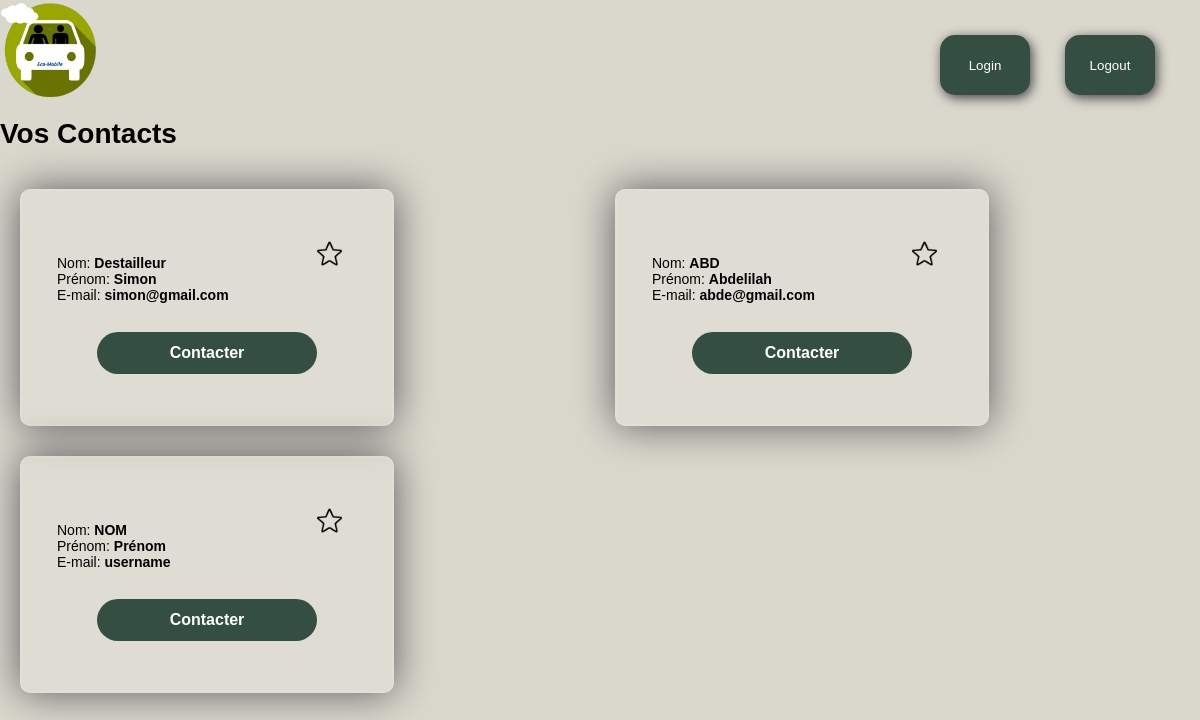
The app's page /contacts (signed in) with its own data.
### tables this page shows
CREATE TABLE identifiants (
	id INTEGER PRIMARY KEY AUTOINCREMENT,
	nom VARCHAR(100),
	prenom VARCHAR(100),
	numero VARCHAR(10),
	lat REAL,
	long REAL,
	username VARCHAR(255), -- Longueur maximale standard pour une adresse e-mail
	password VARCHAR(255), -- Longueur maximale pour le mot de passe
	creation_date TIMESTAMP DEFAULT CURRENT_TIMESTAMP,
	last_login TIMESTAMP,
	status BOOLEAN DEFAULT 0, -- TRUE pour activé, FALSE pour désactivé
	is_admin BOOLEAN DEFAULT 0 -- TRUE pour administrateur, FALSE pour utilisateur standard
);

### main.py (the view)
@app.route('/contacts')
def contacts():
	db, cursor = connect_db()
	cursor.execute(f"SELECT nom, prenom, username FROM identifiants WHERE username != '{get_username(request)}' ORDER BY last_login;")
	contacts = cursor.fetchall()
	return render_template('contacts.html', contacts=contacts)

### cryptage.py (called while the page is built)
def generate_fernet_key(master_key, seed):
    data = master_key.encode('utf-8')
    salt = seed.encode('utf-8')
    hkdf = HKDF(
        algorithm=hashes.SHA256(),
        length=32,  # Longueur de la clé de chiffrement AES (256 bits)
        salt=salt,
        info=None,
        backend=default_backend()
    )
    derived_key = hkdf.derive(data)
    return base64.urlsafe_b64encode(derived_key).decode()

def get_cookies_fernet(MASTER_KEY):
	cookies_seed = 'cookies' # graine de génération de la clé de cryptage des cookies # on définira une vraie clé plus tard # une nouvelle clé déconnectera toutes les sessions utilisateurs en cours
	cookies_key = generate_fernet_key(MASTER_KEY, cookies_seed) # clé de cryptage des cookies
	cookies_fernet = Fernet(cookies_key)
	return cookies_fernet

### func.py (called while the page is built)
def connect_db(name='db.sqlite'):
	connection = sqlite3.connect(name)
	return connection, connection.cursor()

### main.py (called while the page is built)
@app.before_request
def before_request():
	if not get_username(request) and not (request.path.endswith('.css') or request.path.endswith('.js') or request.path.endswith('.png') or request.path.endswith('.jpg') or request.path.endswith('.ico') or request.path.startswith('/login') or request.path.startswith('/signup') or request.path.startswith('/verif')):
		return redirect('/login?message=Veuillez vous connecter pour continuer')

def get_username(request): # get username from crypted cookie
	try:
		cookie = request.cookies.get(COOKIE_NAME)
		if cookie is not None:
			username = get_cookies_fernet(MASTER_KEY).decrypt(cookie.encode('utf-8')).decode('utf-8')
		else:
			username = None
	except InvalidToken:
		username = None
	return username

### templates/contacts.html (shortened to what this page needs)
<!DOCTYPE html>
<html lang="fr">
<head>
	<link rel="stylesheet" href="/static/style.css">
</head>
<body>
    <a href= "/"><img src="/static/Images/logo.png" class="logo" alt="Logo" /></a>
    <button class="buttonLog" id="buttonLogIn" onclick="location.href='/login'">Login</button>
    <button class="buttonLog" id="buttonLogOut" onclick="location.href='/logout'">Logout</button>
    <h1 class="main-title">Vos Contacts</h1>
    <div class="contactContainer">
    {% for contact in contacts %}
        <form action="/chat" method="get" class="formContacts">
                <img src="/static/Images/star.png" id="imgNonefav" class="defaut-fav" onclick="changeClass()">
                <p>Nom: <b> {{ contact[0] }} </b><br>
                    Prénom: <b> {{ contact[1] }} </b><br>
                    E-mail: <b> {{ contact[2] }} </b></p>
                <center><button type="submit">Contacter</button></center>
        </form>
    {% endfor %}
    </div>
</body>
</html>

### static/style.css (style rules this page uses)
body { margin-bottom: 10px; margin: 0 auto; font-family: Arial, Helvetica, sans-serif; font-size: 14px; color: black; background-color: #dad7cd; background-repeat: no-repeat; background-size: cover; }
.logo { height: 100px; width: 100px; }
.buttonLog { position: absolute; justify-content: space-between; height: 60px; width: 90px; margin-inline: 20px; text-decoration: none; color: #ffffff; background-color: #344e41; border-radius:15px; box-shadow: 2px 3px 12px #444444; border: none; margin-top: 10px; }
#buttonLogOut { top: 25px; right: 25px; }
#buttonLogIn { top: 25px; right: 150px; }
button[type="submit"],.valider { position: relative; width: 100%; padding: 12px; border-radius: 20px; background-color: #344e41; color: white; font-size: 16px; font-weight: bold; cursor: pointer; transition: background-color 0.3s ease; border-radius: 35em; width: 220px; margin-top: 15px; border: none; }
h1 { margin-top:15px; border: none; }
a { color:#363636 }
.formContacts { width: 300px; background-color: rgba(255,255,255,0.13); position: flex; border-radius: 10px; backdrop-filter: blur(10px); border: 2px solid rgba(255,255,255,0.1); box-shadow: 0 0 40px rgba(8,7,16,0.6); padding: 50px 35px; margin: 5px; }
.contactContainer { padding: 15px; display: grid; gap: 20px; grid-template-columns: repeat(auto-fill, minmax(400px, 1fr)); }
img.defaut-fav { position: absolute; right: 50px; width: 25px; height: 25px; display: block; }

### records on screen
identifiants: nom "Destailleur", prenom "Simon", username "simon@gmail.com"
identifiants: nom "ABD", prenom "Abdelilah", username "abde@gmail.com"
identifiants: nom "NOM", prenom "Prénom", username "username"
